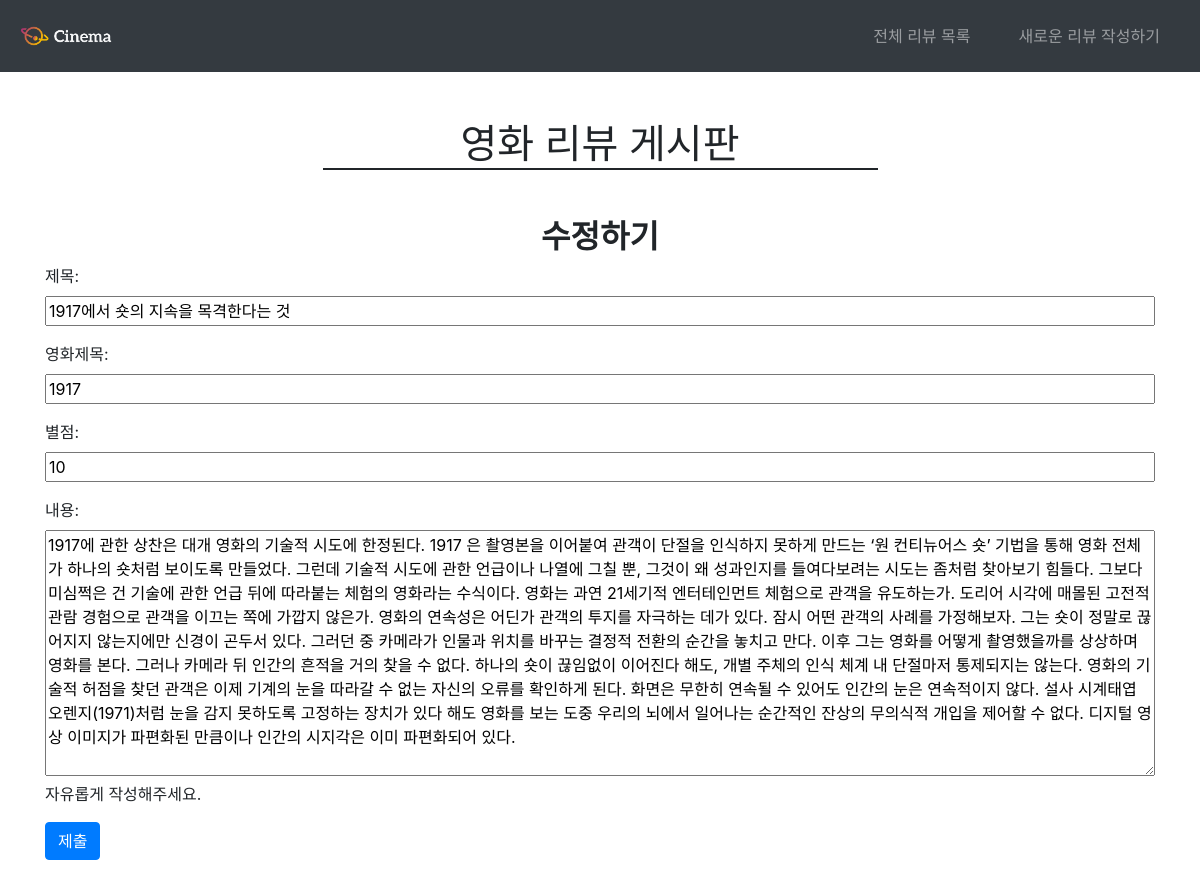
The page /community/4/update/ on the database its author committed.
### community/models.py (models this page shows)
class Review(models.Model):
    title=models.CharField(max_length=100)
    movie_title=models.CharField(max_length=30)
    rank=models.IntegerField(default=0)
    content=models.TextField()
    created_at=models.DateTimeField(auto_now_add=True)
    updated_at=models.DateTimeField(auto_now=True)

### community/views.py (the view)
# urls.py: path('<int:id>/update/',views.update,name='update'),
def update(request,id):
    review=get_object_or_404(Review,id=id)
    if request.method=='POST':
        form=ReviewForm(request.POST,instance=review)
        if form.is_valid():
            form.save()
            return redirect('community:detail',id)
    else:
        form=ReviewForm(instance=review)
    context={
        'form':form
    }
    return render(request,'community/form.html',context)

### community/templates/community/form.html (shortened to what this page needs)
{% extends 'base.html' %}
    {% block nav %}
    {% if request.resolver_match.url_name == 'create' %}
        <li class="nav-item mx-3 my-2 "><a href="{% url 'community:index' %}" class="nav-link">전체 리뷰 목록</a></li>
        <li class="nav-item mx-3 my-2 active "><a href="{% url 'community:create' %}" class="nav-link">새로운 리뷰 작성하기</a></li>
    {% else %}
         <li class="nav-item mx-3 my-2 "><a href="{% url 'community:index' %}" class="nav-link">전체 리뷰 목록</a></li>
        <li class="nav-item mx-3 my-2 "><a href="{% url 'community:create' %}" class="nav-link">새로운 리뷰 작성하기</a></li>
    {% endif %}
    {% endblock %}
{% block body %}
    <div class="text-center h1 col-6 offset-3 mt-5 mb-5" style="border-bottom: 2px solid">영화 리뷰 게시판</div>
    {% if request.resolver_match.url_name == 'create' %}
        <h2 class="text-center font-weight-bold">새 글 작성</h2>
    {% else %}
        <h2 class="text-center font-weight-bold">수정하기</h2>
    {% endif %}
<form action="" method="POST">
    {{ form.as_p }}
    <input class="btn btn-primary mb-5" type="submit" value="제출">
</form>
{% endblock %}

### rows shown on the page
Review: title "1917에서 숏의 지속을 목격한다는 것", movie_title "1917", rank "10", content "1917에 관한 상찬은 대개 영화의 기술적 시도에 한정된다. 1917 은 촬영본을 이어붙여 관객이 단절을 인식하지 못하게 만드는 ‘원 컨티뉴어스 숏’ 기법을 통해 영화 전체가 하나의 숏처럼 보이도록 만들었다. 그런데 기술적 시도에 관한 언급이나 나열에 그칠 뿐, 그것이 왜 성과인지를 들여다보려는 시도는 좀처럼 찾아보기 힘들다. 그보다 미심쩍은 건 기술에 관한 언급 뒤에 따라붙는 체험의 영화라는 수식이다. 영화는 과연 21세기적 엔터테인먼트 체험으로 관객을 유도하는가. 도리어 시각에 매몰된 고전적 관람 경험으로 관객을 이끄는 쪽에 가깝지 않은가. 영화의 연속성은 어딘가 관객의 투지를 자극하는 데가 있다. 잠시 어떤 관객의 사례를 가정해보자. 그는 숏이 정말로 끊어지지 않는지에만 신경이 곤두서 있다. 그러던 중 카메라가 인물과 위치를 바꾸는 결정적 전환의 순간을 놓치고 만다. 이후 그는 영화를 어떻게 촬영했을까를 상상하며 영화를 본다. 그러나 카메라 뒤 인간의 흔적을 거의 찾을 수 없다. 하나의 숏이 끊임없이 이어진다 해도, 개별 주체의 인식 체계 내 단절마저 통제되지는 않는다. 영화의 기술적 허점을 찾던 관객은 이제 기계의 눈을 따라갈 수 없는 자신의 오류를 확인하게 된다. 화면은 무한히 연속될 수 있어도 인간의 눈은 연속적이지 않다. 설사 시계태엽 오렌지(1971)처럼 눈을 감지 못하도록 고정하는 장치가 있다 해도 영화를 보는 도중…"
